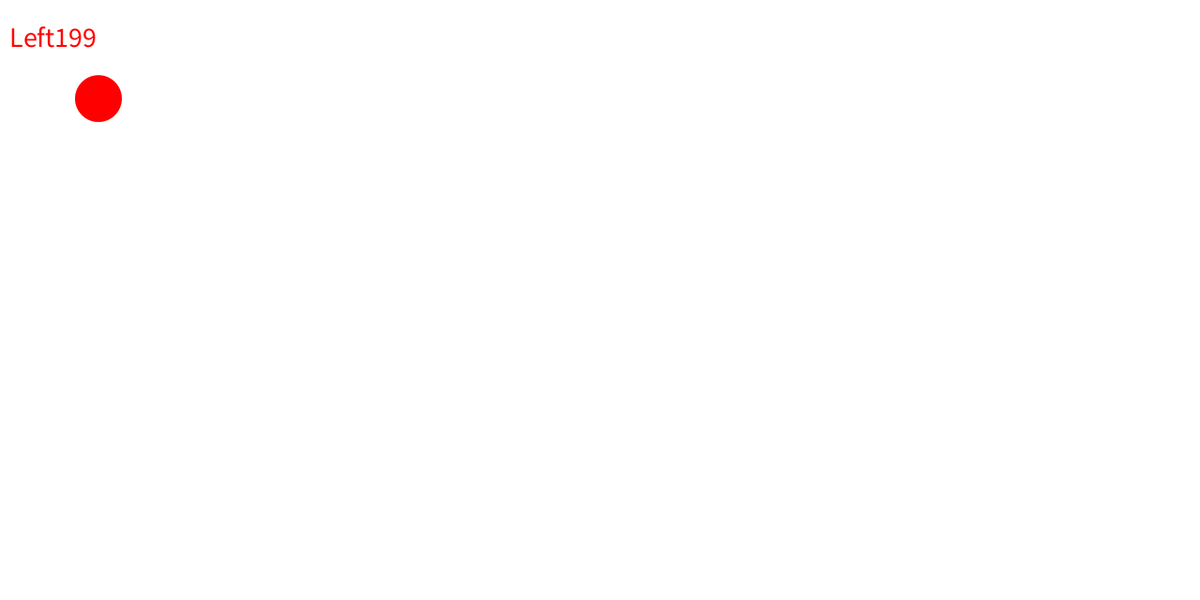
Frame 1 (no input)
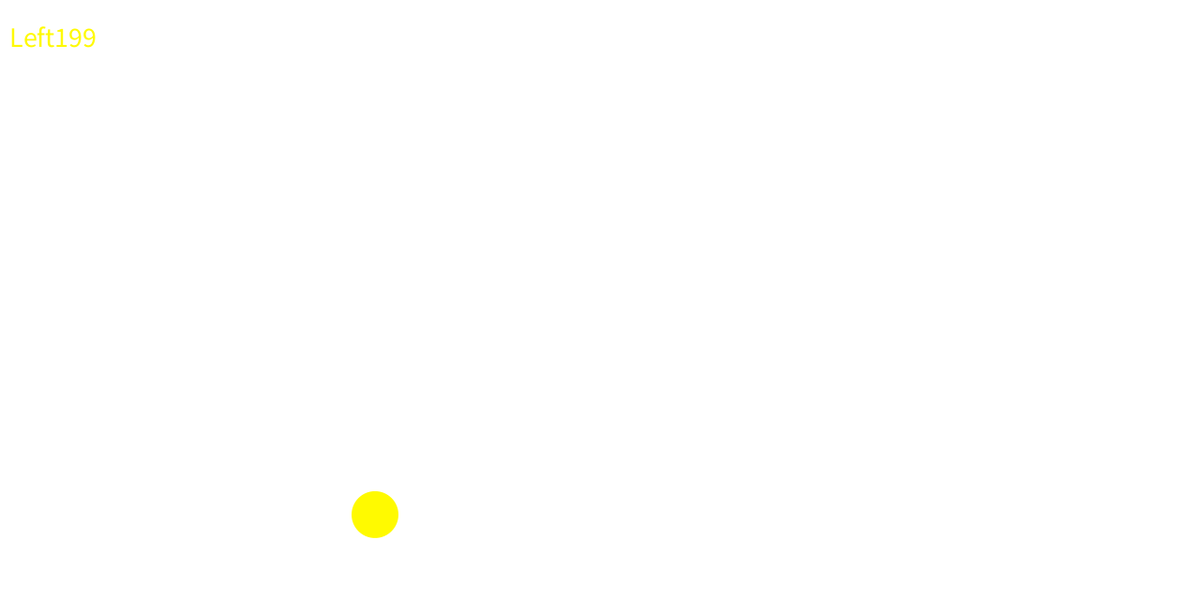
Frame 60 (the mouse pressed at the canvas centre just before this capture)
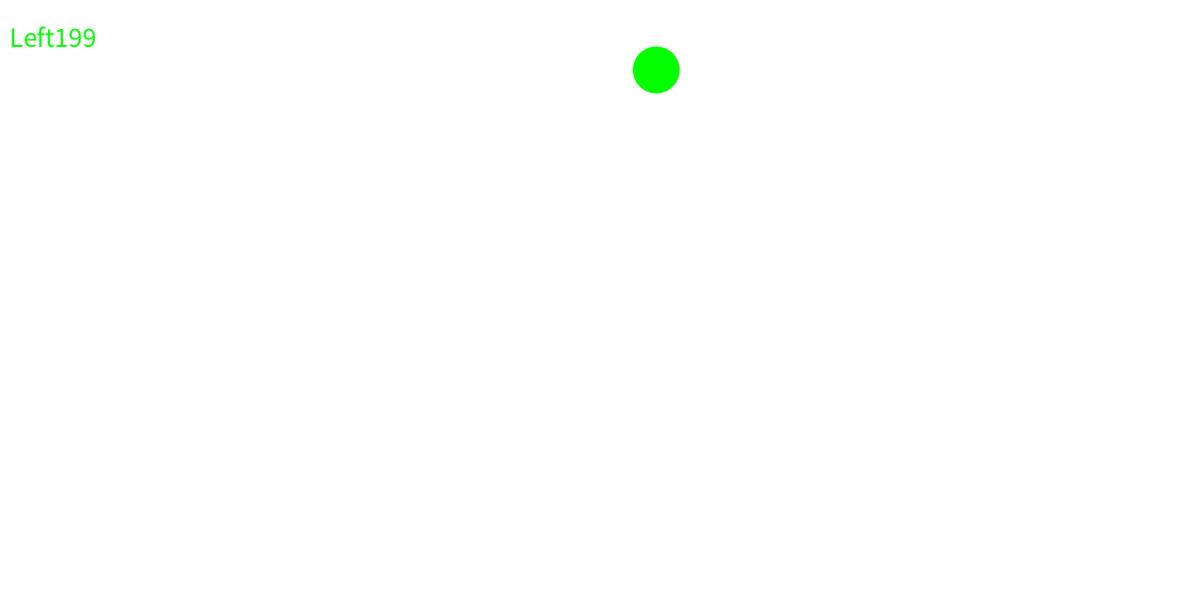
Frame 120 (the mouse held since frame 60 and released just before this capture)

The Processing sketch that drew these frames (run headless with seeded random() and noise(); from frame 60 on, the mouse is pressed at the canvas centre):

// Processing sketch: interactiveCrowd
// ── interactiveCrowd.pde
final float vx0min = -7;            // vxの初期値の下限 //<>//
final float vx0max = 5;             // vxの初期値の上限
final float vy0min = 4;             // vyの初期値の下限
final float vy0max = 15;            // vyの初期値の上限
final float fps = 60;               // 1秒間あたりのフレーム数
final float gravity = 9.8 / fps;    // 1フレームあたりの重力加速度
final float elas = 0.98;            // 反発係数
//final float D = 40;                 // ボールの直径
final float hueMax = 360.0;         // 色相の最大値
final int MAXBALLNUMBER=200;
int currentBallNumber=1;
boolean oneshot;
int i=1;
Ball[] ball;

void setup() {
  frameRate(fps);
  size(1280, 640);
  noStroke();
  colorMode(HSB, hueMax, 100, 100);
  fill(0, 0, 0);
  textSize(30);
  ball=new Ball[MAXBALLNUMBER];
  // ボールの中心のx座標
  // ボールの中心のy座標
  // ボールの速度のx成分
  // ボールの速度のy成分をコンストラクタで決定(コンストラクタがなければランダム)
  ball[0]=new Ball(100, 100, 5, 5);//
}

void draw() {
  background(0, 0, 100);
  for (i=1; currentBallNumber>=i; i++) {
    ball[currentBallNumber-i].start();
  }
  i=1;
  text("Left"+(MAXBALLNUMBER-currentBallNumber),10,50);
}

void keyPressed() {
  if (key == ' '&&oneshot) {
    if (MAXBALLNUMBER>currentBallNumber) {
      currentBallNumber++;
      //d=d*2/3;
      ball[currentBallNumber-1]=new Ball(100, 100, 5, 5);
      //ball[currentBallNumber-1]=new Ball(this.X, this.Y, this.VX, -5, this.d, this.Hue);
      //100, 100, 5, 5,this.Hue
    }
    System.out.println("増えた");
    oneshot=false;
  }
  if(key == ENTER){
  if (MAXBALLNUMBER>currentBallNumber) {
      currentBallNumber++;
      //d=d*2/3;
      ball[currentBallNumber-1]=new Ball(100, 100, 5, 5);
    }
  }
}
void keyReleased() {
  oneshot=true;
}  

class Ball {
  float X  =0;
  float Y  =0;
  float VX =0;
  float VY =0;
  float d=50 ;
  int totalBounds;
  float Hue;

  Ball() {
    this.X = random(this.d/ 2, width - this.d / 2);
    this.Y = random(this.d / 2, height / 5);
    this.VX = random(vx0min, vx0max);
    this.VY = random(vy0min, vy0max);
  }
  Ball(float X, float Y, float VX, float VY) {
    this.X = X;
    this.Y = Y;
    this.VX = VX;
    this.VY = VY;
  }
  Ball(float X, float Y, float VX, float VY, float d, float Hue) {
    this.X = X;
    this.Y = Y;
    this.VX = VX;
    this.VY = VY;
    this.d=d;
    this.Hue=Hue;
  }

  void start() {
    move();
    ellipse(this.X, this.Y, this.d, this.d);
  }
  void move() {
    if (isNeighbor(this.X, this.Y, mouseX, mouseY, d / 2)) {
      catchBall();
    } else {
      boundBall();
    }

    Hue++;
    Hue%=360;
  }
  void boundBall() {
    this.X  += this.VX;          // ボールが速度ぶん移動する
    this.VY += gravity;           // 速度のy成分に重力加速度を加算する
    this.Y  += this.VY;          // ボールが速度ぶん移動する
    if (this.X < this.d / 2) {
      this.VX = - this.VX * elas;
      this.X = this.d / 2;
      totalBounds++;
    } else if (this.X > width - this.d / 2) {
      this.VX = - this.VX  * elas;
      this.X = width - this.d / 2;
      totalBounds++;
    }
    if (this.Y > height - this.d / 2) {
      this.VY = - this.VY * elas;
      this.Y = height - this.d / 2;
      totalBounds++;
    } else if (this.Y < this.d / 2) {
      this.VY = - this.VY * elas;
      this.Y = this.d / 2;
      totalBounds++;
    }
    fill(Hue, 100, 100);
  } 
  //System.out.println("X座標は"+this.X+"."+"Y座標は"+this.Y+"."+"Xの加速度は"+this.VX+"."+"Yの加速度は"+this.VY+"."+"ボールの直径は"+this.d+"."+"ボールの色は"+this.Hue+",100,100"+"."+"ボールの合計bound回数は"+this.totalBounds);
  void catchBall() {
    X+=(mouseX-pmouseX);
    Y+=(mouseY-pmouseY);
    VX=(mouseX-pmouseX);
    VY=(mouseY-pmouseY);
  }
  void multiy() {
  }
  boolean isNeighbor(float x1, float y1, float x2, float y2, float distance) {
    float dx = x1 - x2;
    float dy = y1 - y2;
    return dx * dx + dy * dy < distance * distance;
  }
}
